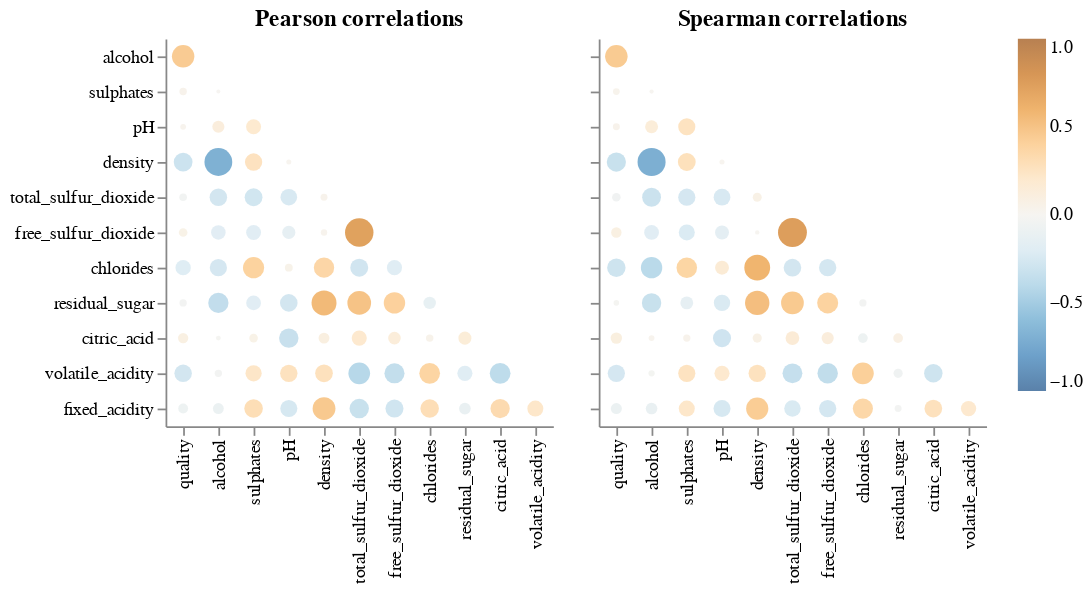

The notebook cell saved with this chart:
### Code cell
aly.corr(wine)

### Figure 1 — Vega specification as saved in the notebook (floating-point values rounded to 4 significant figures)
{"$schema": "https://vega.github.io/schema/vega/v5.json", "data": [{"name": "source_0"}, {"name": "data_0", "values": [{"abs_value": 0.2615, "index": "pH", "value": 0.2615, "variable": "volatile_acidity"}, {"abs_value": 0.196, "index": "residual_sugar", "value": -0.196, "variable": "volatile_acidity"}, {"abs_value": 0.2657, "index": "quality", "value": -0.2657, "variable": "volatile_acidity"}, {"abs_value": 0.03764, "index": "alcohol", "value": -0.03764, "variable": "volatile_acidity"}, {"abs_value": 0.226, "index": "sulphates", "value": 0.226, "variable": "volatile_acidity"}, {"abs_value": 0.2713, "index": "density", "value": 0.2713, "variable": "volatile_acidity"}, {"abs_value": 0.4145, "index": "total_sulfur_dioxide", "value": -0.4145, "variable": "volatile_acidity"}, {"abs_value": 0.3526, "index": "free_sulfur_dioxide", "value": -0.3526, "variable": "volatile_acidity"}, {"abs_value": 0.3771, "index": "chlorides", "value": 0.3771, "variable": "volatile_acidity"}, {"abs_value": 0.378, "index": "citric_acid", "value": -0.378, "variable": "volatile_acidity"}, {"abs_value": 0.2384, "index": "pH", "value": -0.2384, "variable": "total_sulfur_dioxide"}, {"abs_value": 0.2757, "index": "sulphates", "value": -0.2757, "variable": "total_sulfur_dioxide"}, {"abs_value": 0.2657, "index": "alcohol", "value": -0.2657, "variable": "total_sulfur_dioxide"}, {"abs_value": 0.04139, "index": "quality", "value": -0.04139, "variable": "total_sulfur_dioxide"}, {"abs_value": 0.03239, "index": "density", "value": 0.03239, "variable": "total_sulfur_dioxide"}, {"abs_value": 0.003029, "index": "alcohol", "value": -0.003029, "variable": "sulphates"}, {"abs_value": 0.03849, "index": "quality", "value": 0.03849, "variable": "sulphates"}, {"abs_value": 0.03698, "index": "quality", "value": -0.03698, "variable": "residual_sugar"}, {"abs_value": 0.1289, "index": "chlorides", "value": -0.1289, "variable": "residual_sugar"}, {"abs_value": 0.4029, "index": "free_sulfur_dioxide", "value": 0.4029, "variable": "residual_sugar"}, {"abs_value": 0.3594, "index": "alcohol", "value": -0.3594, "variable": "residual_sugar"}, {"abs_value": 0.4955, "index": "total_sulfur_dioxide", "value": 0.4955, "variable": "residual_sugar"}, {"abs_value": 0.5525, "index": "density", "value": 0.5525, "variable": "residual_sugar"}, {"abs_value": 0.2673, "index": "pH", "value": -0.2673, "variable": "residual_sugar"}, {"abs_value": 0.1859, "index": "sulphates", "value": -0.1859, "variable": "residual_sugar"}, {"abs_value": 0.1921, "index": "sulphates", "value": 0.1921, "variable": "pH"}, {"abs_value": 0.1212, "index": "alcohol", "value": 0.1212, "variable": "pH"}, {"abs_value": 0.01951, "index": "quality", "value": 0.01951, "variable": "pH"}, {"abs_value": 0.1798, "index": "alcohol", "value": -0.1798, "variable": "free_sulfur_dioxide"}, {"abs_value": 0.1885, "index": "sulphates", "value": -0.1885, "variable": "free_sulfur_dioxide"}, {"abs_value": 0.1459, "index": "pH", "value": -0.1459, "variable": "free_sulfur_dioxide"}, {"abs_value": 0.02572, "index": "density", "value": 0.02572, "variable": "free_sulfur_dioxide"}, {"abs_value": 0.7209, "index": "total_sulfur_dioxide", "value": 0.7209, "variable": "free_sulfur_dioxide"}, {"abs_value": 0.05546, "index": "quality", "value": 0.05546, "variable": "free_sulfur_dioxide"}, {"abs_value": 0.219, "index": "volatile_acidity", "value": 0.219, "variable": "fixed_acidity"}, {"abs_value": 0.3244, "index": "citric_acid", "value": 0.3244, "variable": "fixed_acidity"}, {"abs_value": 0.112, "index": "residual_sugar", "value": -0.112, "variable": "fixed_acidity"}, {"abs_value": 0.2982, "index": "chlorides", "value": 0.2982, "variable": "fixed_acidity"}, {"abs_value": 0.2827, "index": "free_sulfur_dioxide", "value": -0.2827, "variable": "fixed_acidity"}, {"abs_value": 0.3291, "index": "total_sulfur_dioxide", "value": -0.3291, "variable": "fixed_acidity"}, {"abs_value": 0.4589, "index": "density", "value": 0.4589, "variable": "fixed_acidity"}, {"abs_value": 0.2527, "index": "pH", "value": -0.2527, "variable": "fixed_acidity"}, {"abs_value": 0.2996, "index": "sulphates", "value": 0.2996, "variable": "fixed_acidity"}, {"abs_value": 0.09545, "index": "alcohol", "value": -0.09545, "variable": "fixed_acidity"}, {"abs_value": 0.07674, "index": "quality", "value": -0.07674, "variable": "fixed_acidity"}, {"abs_value": 0.3059, "index": "quality", "value": -0.3059, "variable": "density"}, {"abs_value": 0.6867, "index": "alcohol", "value": -0.6867, "variable": "density"}, {"abs_value": 0.2595, "index": "sulphates", "value": 0.2595, "variable": "density"}, {"abs_value": 0.01169, "index": "pH", "value": 0.01169, "variable": "density"}, {"abs_value": 0.1425, "index": "residual_sugar", "value": 0.1425, "variable": "citric_acid"}, {"abs_value": 0.039, "index": "chlorides", "value": 0.039, "variable": "citric_acid"}, {"abs_value": 0.08553, "index": "quality", "value": 0.08553, "variable": "citric_acid"}, {"abs_value": 0.1331, "index": "free_sulfur_dioxide", "value": 0.1331, "variable": "citric_acid"}, {"abs_value": 0.1952, "index": "total_sulfur_dioxide", "value": 0.1952, "variable": "citric_acid"}, {"abs_value": 0.09615, "index": "density", "value": 0.09615, "variable": "citric_acid"}, {"abs_value": 0.3298, "index": "pH", "value": -0.3298, "variable": "citric_acid"}, {"abs_value": 0.0562, "index": "sulphates", "value": 0.0562, "variable": "citric_acid"}, {"abs_value": 0.01049, "index": "alcohol", "value": -0.01049, "variable": "citric_acid"}, {"abs_value": 0.2007, "index": "quality", "value": -0.2007, "variable": "chlorides"}, {"abs_value": 0.2569, "index": "alcohol", "value": -0.2569, "variable": "chlorides"}, {"abs_value": 0.3956, "index": "sulphates", "value": 0.3956, "variable": "chlorides"}, {"abs_value": 0.04471, "index": "pH", "value": 0.04471, "variable": "chlorides"}, {"abs_value": 0.3626, "index": "density", "value": 0.3626, "variable": "chlorides"}, {"abs_value": 0.2796, "index": "total_sulfur_dioxide", "value": -0.2796, "variable": "chlorides"}, {"abs_value": 0.195, "index": "free_sulfur_dioxide", "value": -0.195, "variable": "chlorides"}, {"abs_value": 0.4443, "index": "quality", "value": 0.4443, "variable": "alcohol"}]}, {"name": "source_1"}, {"name": "data_1", "values": [{"abs_value": 0.1949, "index": "pH", "value": 0.1949, "variable": "volatile_acidity"}, {"abs_value": 0.06438, "index": "residual_sugar", "value": -0.06438, "variable": "volatile_acidity"}, {"abs_value": 0.2578, "index": "quality", "value": -0.2578, "variable": "volatile_acidity"}, {"abs_value": 0.02392, "index": "alcohol", "value": -0.02392, "variable": "volatile_acidity"}, {"abs_value": 0.255, "index": "sulphates", "value": 0.255, "variable": "volatile_acidity"}, {"abs_value": 0.2614, "index": "density", "value": 0.2614, "variable": "volatile_acidity"}, {"abs_value": 0.3435, "index": "total_sulfur_dioxide", "value": -0.3435, "variable": "volatile_acidity"}, {"abs_value": 0.3657, "index": "free_sulfur_dioxide", "value": -0.3657, "variable": "volatile_acidity"}, {"abs_value": 0.4159, "index": "chlorides", "value": 0.4159, "variable": "volatile_acidity"}, {"abs_value": 0.2951, "index": "citric_acid", "value": -0.2951, "variable": "volatile_acidity"}, {"abs_value": 0.2427, "index": "pH", "value": -0.2427, "variable": "total_sulfur_dioxide"}, {"abs_value": 0.2567, "index": "sulphates", "value": -0.2567, "variable": "total_sulfur_dioxide"}, {"abs_value": 0.309, "index": "alcohol", "value": -0.309, "variable": "total_sulfur_dioxide"}, {"abs_value": 0.05478, "index": "quality", "value": -0.05478, "variable": "total_sulfur_dioxide"}, {"abs_value": 0.06154, "index": "density", "value": 0.06154, "variable": "total_sulfur_dioxide"}, {"abs_value": 0.004583, "index": "alcohol", "value": 0.004583, "variable": "sulphates"}, {"abs_value": 0.02983, "index": "quality", "value": 0.02983, "variable": "sulphates"}, {"abs_value": 0.01689, "index": "quality", "value": -0.01689, "variable": "residual_sugar"}, {"abs_value": 0.0358, "index": "chlorides", "value": -0.0358, "variable": "residual_sugar"}, {"abs_value": 0.3877, "index": "free_sulfur_dioxide", "value": 0.3877, "variable": "residual_sugar"}, {"abs_value": 0.3292, "index": "alcohol", "value": -0.3292, "variable": "residual_sugar"}, {"abs_value": 0.4549, "index": "total_sulfur_dioxide", "value": 0.4549, "variable": "residual_sugar"}, {"abs_value": 0.5267, "index": "density", "value": 0.5267, "variable": "residual_sugar"}, {"abs_value": 0.2293, "index": "pH", "value": -0.2293, "variable": "residual_sugar"}, {"abs_value": 0.1382, "index": "sulphates", "value": -0.1382, "variable": "residual_sugar"}, {"abs_value": 0.2543, "index": "sulphates", "value": 0.2543, "variable": "pH"}, {"abs_value": 0.1402, "index": "alcohol", "value": 0.1402, "variable": "pH"}, {"abs_value": 0.03254, "index": "quality", "value": 0.03254, "variable": "pH"}, {"abs_value": 0.186, "index": "alcohol", "value": -0.186, "variable": "free_sulfur_dioxide"}, {"abs_value": 0.2211, "index": "sulphates", "value": -0.2211, "variable": "free_sulfur_dioxide"}, {"abs_value": 0.1647, "index": "pH", "value": -0.1647, "variable": "free_sulfur_dioxide"}, {"abs_value": 0.005841, "index": "density", "value": 0.005841, "variable": "free_sulfur_dioxide"}, {"abs_value": 0.7414, "index": "total_sulfur_dioxide", "value": 0.7414, "variable": "free_sulfur_dioxide"}, {"abs_value": 0.08687, "index": "quality", "value": 0.08687, "variable": "free_sulfur_dioxide"}, {"abs_value": 0.2003, "index": "volatile_acidity", "value": 0.2003, "variable": "fixed_acidity"}, {"abs_value": 0.2706, "index": "citric_acid", "value": 0.2706, "variable": "fixed_acidity"}, {"abs_value": 0.03225, "index": "residual_sugar", "value": -0.03225, "variable": "fixed_acidity"}, {"abs_value": 0.356, "index": "chlorides", "value": 0.356, "variable": "fixed_acidity"}, {"abs_value": 0.2599, "index": "free_sulfur_dioxide", "value": -0.2599, "variable": "fixed_acidity"}, {"abs_value": 0.2333, "index": "total_sulfur_dioxide", "value": -0.2333, "variable": "fixed_acidity"}, {"abs_value": 0.4341, "index": "density", "value": 0.4341, "variable": "fixed_acidity"}, {"abs_value": 0.25, "index": "pH", "value": -0.25, "variable": "fixed_acidity"}, {"abs_value": 0.2201, "index": "sulphates", "value": 0.2201, "variable": "fixed_acidity"}, {"abs_value": 0.1107, "index": "alcohol", "value": -0.1107, "variable": "fixed_acidity"}, {"abs_value": 0.09815, "index": "quality", "value": -0.09815, "variable": "fixed_acidity"}, {"abs_value": 0.3228, "index": "quality", "value": -0.3228, "variable": "density"}, {"abs_value": 0.6994, "index": "alcohol", "value": -0.6994, "variable": "density"}, {"abs_value": 0.2748, "index": "sulphates", "value": 0.2748, "variable": "density"}, {"abs_value": 0.01178, "index": "pH", "value": 0.01178, "variable": "density"}, {"abs_value": 0.07492, "index": "residual_sugar", "value": 0.07492, "variable": "citric_acid"}, {"abs_value": 0.07408, "index": "chlorides", "value": -0.07408, "variable": "citric_acid"}, {"abs_value": 0.1057, "index": "quality", "value": 0.1057, "variable": "citric_acid"}, {"abs_value": 0.1221, "index": "free_sulfur_dioxide", "value": 0.1221, "variable": "citric_acid"}, {"abs_value": 0.1594, "index": "total_sulfur_dioxide", "value": 0.1594, "variable": "citric_acid"}, {"abs_value": 0.06569, "index": "density", "value": 0.06569, "variable": "citric_acid"}, {"abs_value": 0.2859, "index": "pH", "value": -0.2859, "variable": "citric_acid"}, {"abs_value": 0.0369, "index": "sulphates", "value": 0.0369, "variable": "citric_acid"}, {"abs_value": 0.01965, "index": "alcohol", "value": 0.01965, "variable": "citric_acid"}, {"abs_value": 0.2951, "index": "quality", "value": -0.2951, "variable": "chlorides"}, {"abs_value": 0.4013, "index": "alcohol", "value": -0.4013, "variable": "chlorides"}, {"abs_value": 0.3704, "index": "sulphates", "value": 0.3704, "variable": "chlorides"}, {"abs_value": 0.1635, "index": "pH", "value": 0.1635, "variable": "chlorides"}, {"abs_value": 0.5907, "index": "density", "value": 0.5907, "variable": "chlorides"}, {"abs_value": 0.2684, "index": "total_sulfur_dioxide", "value": -0.2684, "variable": "chlorides"}, {"abs_value": 0.2604, "index": "free_sulfur_dioxide", "value": -0.2604, "variable": "chlorides"}, {"abs_value": 0.4469, "index": "quality", "value": 0.4469, "variable": "alcohol"}]}, {"name": "source_0_concat_0_x_domain_index", "values": [{"index": "pH", "sort_field": 3.0}, {"index": "residual_sugar", "sort_field": 8.0}, {"index": "quality", "sort_field": 0.0}, {"index": "alcohol", "sort_field": 1.0}, {"index": "sulphates", "sort_field": 2.0}, {"index": "density", "sort_field": 4.0}, {"index": "total_sulfur_dioxide", "sort_field": 5.0}, {"index": "free_sulfur_dioxide", "sort_field": 6.0}, {"index": "chlorides", "sort_field": 7.0}, {"index": "citric_acid", "sort_field": 9.0}, {"index": "volatile_acidity", "sort_field": 10.0}]}, {"name": "source_0_concat_0_y_domain_variable", "values": [{"sort_field": 9.0, "variable": "volatile_acidity"}, {"sort_field": 4.0, "variable": "total_sulfur_dioxide"}, {"sort_field": 1.0, "variable": "sulphates"}, {"sort_field": 7.0, "variable": "residual_sugar"}, {"sort_field": 2.0, "variable": "pH"}, {"sort_field": 5.0, "variable": "free_sulfur_dioxide"}, {"sort_field": 10.0, "variable": "fixed_acidity"}, {"sort_field": 3.0, "variable": "density"}, {"sort_field": 8.0, "variable": "citric_acid"}, {"sort_field": 6.0, "variable": "chlorides"}, {"sort_field": 0.0, "variable": "alcohol"}]}, {"name": "source_1_concat_1_x_domain_index", "values": [{"index": "pH", "sort_field": 3.0}, {"index": "residual_sugar", "sort_field": 8.0}, {"index": "quality", "sort_field": 0.0}, {"index": "alcohol", "sort_field": 1.0}, {"index": "sulphates", "sort_field": 2.0}, {"index": "density", "sort_field": 4.0}, {"index": "total_sulfur_dioxide", "sort_field": 5.0}, {"index": "free_sulfur_dioxide", "sort_field": 6.0}, {"index": "chlorides", "sort_field": 7.0}, {"index": "citric_acid", "sort_field": 9.0}, {"index": "volatile_acidity", "sort_field": 10.0}]}, {"name": "source_1_concat_1_y_domain_variable", "values": [{"sort_field": 9.0, "variable": "volatile_acidity"}, {"sort_field": 4.0, "variable": "total_sulfur_dioxide"}, {"sort_field": 1.0, "variable": "sulphates"}, {"sort_field": 7.0, "variable": "residual_sugar"}, {"sort_field": 2.0, "variable": "pH"}, {"sort_field": 5.0, "variable": "free_sulfur_dioxide"}, {"sort_field": 10.0, "variable": "fixed_acidity"}, {"sort_field": 3.0, "variable": "density"}, {"sort_field": 8.0, "variable": "citric_acid"}, {"sort_field": 6.0, "variable": "chlorides"}, {"sort_field": 0.0, "variable": "alcohol"}]}], "signals": [{"name": "concat_0_x_step", "value": 20}, {"name": "concat_0_width", "update": "bandspace(domain('concat_0_x').length, 1, 0.5) * concat_0_x_step"}, {"name": "concat_0_y_step", "value": 20}, {"name": "concat_0_height", "update": "bandspace(domain('concat_0_y').length, 1, 0.5) * concat_0_y_step"}, {"name": "concat_1_x_step", "value": 20}, {"name": "concat_1_width", "update": "bandspace(domain('concat_1_x').length, 1, 0.5) * concat_1_x_step"}, {"name": "concat_1_y_step", "value": 20}, {"name": "concat_1_height", "update": "bandspace(domain('concat_1_y').length, 1, 0.5) * concat_1_y_step"}], "marks": [{"type": "group", "name": "concat_0_group", "encode": {"update": {"height": {"signal": "concat_0_height"}, "width": {"signal": "concat_0_width"}}}, "marks": [{"type": "symbol", "name": "concat_0_marks", "from": {"data": "data_0"}, "encode": {"update": {"tooltip": {"signal": "{\"corr\": format(datum[\"value\"], \".2f\"), \"x\": isValid(datum[\"index\"]) ? datum[\"index\"] : \"\"+datum[\"index\"], \"y\": isValid(datum[\"variable\"]) ? datum[\"variable\"] : \"\"+datum[\"variable\"]}"}, "shape": {"value": "circle"}, "fill": {"field": "value", "scale": "color"}, "x": {"field": "index", "scale": "concat_0_x"}, "size": {"field": "abs_value", "scale": "size"}, "y": {"field": "variable", "scale": "concat_0_y"}, "opacity": {"value": 0.7}}}, "style": ["circle"]}], "axes": [{"scale": "concat_0_x", "labelAngle": 270, "labelBaseline": "middle", "grid": false, "zindex": 0, "orient": "bottom", "labelAlign": "right"}, {"scale": "concat_0_y", "zindex": 0, "orient": "left", "grid": false}], "title": {"text": "Pearson correlations", "frame": "group"}, "style": "cell"}, {"type": "group", "name": "concat_1_group", "encode": {"update": {"height": {"signal": "concat_1_height"}, "width": {"signal": "concat_1_width"}}}, "marks": [{"type": "symbol", "name": "concat_1_marks", "from": {"data": "data_1"}, "encode": {"update": {"x": {"field": "index", "scale": "concat_1_x"}, "opacity": {"value": 0.7}, "size": {"field": "abs_value", "scale": "size"}, "tooltip": {"signal": "{\"corr\": format(datum[\"value\"], \".2f\"), \"x\": isValid(datum[\"index\"]) ? datum[\"index\"] : \"\"+datum[\"index\"], \"y\": isValid(datum[\"variable\"]) ? datum[\"variable\"] : \"\"+datum[\"variable\"]}"}, "y": {"field": "variable", "scale": "concat_1_y"}, "fill": {"field": "value", "scale": "color"}, "shape": {"value": "circle"}}}, "style": ["circle"]}], "axes": [{"scale": "concat_1_x", "labelAngle": 270, "orient": "bottom", "grid": false, "labelAlign": "right", "labelBaseline": "middle", "zindex": 0}, {"scale": "concat_1_y", "labels": false, "orient": "left", "grid": false, "zindex": 0}], "title": {"text": "Spearman correlations", "frame": "group"}, "style": "cell"}], "scales": [{"name": "color", "type": "linear", "domain": [-1, 1], "range": {"scheme": "blueorange"}, "interpolate": "hcl", "zero": true}, {"name": "size", "type": "linear", "domain": [0, 1], "range": [4, 361], "zero": true}, {"name": "concat_0_x", "type": "point", "domain": {"data": "source_0_concat_0_x_domain_index", "field": "index", "sort": {"op": "max", "field": "sort_field"}}, "range": {"step": {"signal": "concat_0_x_step"}}, "padding": 0.5}, {"name": "concat_0_y", "type": "point", "domain": {"data": "source_0_concat_0_y_domain_variable", "field": "variable", "sort": {"op": "max", "field": "sort_field"}}, "range": {"step": {"signal": "concat_0_y_step"}}, "padding": 0.5}, {"name": "concat_1_x", "type": "point", "domain": {"data": "source_1_concat_1_x_domain_index", "field": "index", "sort": {"op": "max", "field": "sort_field"}}, "range": {"step": {"signal": "concat_1_x_step"}}, "padding": 0.5}, {"name": "concat_1_y", "type": "point", "domain": {"data": "source_1_concat_1_y_domain_variable", "field": "variable", "sort": {"op": "max", "field": "sort_field"}}, "range": {"step": {"signal": "concat_1_y_step"}}, "padding": 0.5}], "background": "white", "legends": [{"fill": "color", "gradientLength": {"signal": "clamp(concat_0_height, 64, 200)"}, "encode": {"gradient": {"update": {"opacity": {"value": 0.7}}}}}], "config": {"style": {"cell": {"strokeWidth": 0}}}, "padding": 5, "layout": {"padding": 20, "bounds": "full", "align": "each"}}
